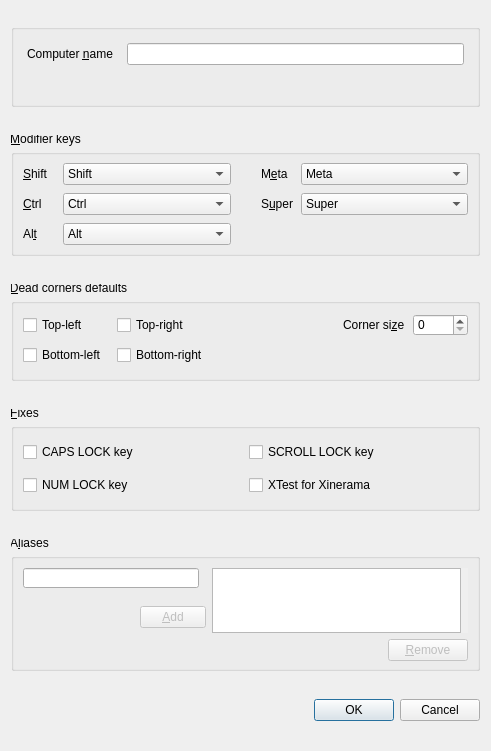
<?xml version="1.0" encoding="UTF-8"?>
<ui version="4.0">
 <class>ScreenSettingsDialogBase</class>
 <widget class="QDialog" name="ScreenSettingsDialogBase">
  <property name="geometry">
   <rect>
    <x>0</x>
    <y>0</y>
    <width>491</width>
    <height>751</height>
   </rect>
  </property>
  <property name="sizePolicy">
   <sizepolicy hsizetype="Preferred" vsizetype="Minimum">
    <horstretch>0</horstretch>
    <verstretch>0</verstretch>
   </sizepolicy>
  </property>
  <property name="minimumSize">
   <size>
    <width>400</width>
    <height>600</height>
   </size>
  </property>
  <property name="windowTitle">
   <string>Computer settings</string>
  </property>
  <layout class="QVBoxLayout">
   <property name="spacing">
    <number>6</number>
   </property>
   <property name="leftMargin">
    <number>11</number>
   </property>
   <property name="topMargin">
    <number>12</number>
   </property>
   <property name="rightMargin">
    <number>11</number>
   </property>
   <property name="bottomMargin">
    <number>6</number>
   </property>
   <item>
    <widget class="QGroupBox" name="groupBox">
     <property name="sizePolicy">
      <sizepolicy hsizetype="Preferred" vsizetype="Fixed">
       <horstretch>0</horstretch>
       <verstretch>0</verstretch>
      </sizepolicy>
     </property>
     <property name="minimumSize">
      <size>
       <width>0</width>
       <height>0</height>
      </size>
     </property>
     <property name="title">
      <string/>
     </property>
     <layout class="QVBoxLayout" name="verticalLayout">
      <property name="leftMargin">
       <number>13</number>
      </property>
      <property name="topMargin">
       <number>13</number>
      </property>
      <property name="rightMargin">
       <number>13</number>
      </property>
      <property name="bottomMargin">
       <number>13</number>
      </property>
      <item>
       <layout class="QHBoxLayout">
        <property name="spacing">
         <number>14</number>
        </property>
        <item>
         <widget class="QLabel" name="label_7">
          <property name="text">
           <string>Computer &amp;name</string>
          </property>
          <property name="buddy">
           <cstring>m_pLineEditName</cstring>
          </property>
         </widget>
        </item>
        <item>
         <widget class="QLineEdit" name="m_pLineEditName">
          <property name="sizePolicy">
           <sizepolicy hsizetype="Expanding" vsizetype="Preferred">
            <horstretch>0</horstretch>
            <verstretch>0</verstretch>
           </sizepolicy>
          </property>
          <property name="maxLength">
           <number>255</number>
          </property>
         </widget>
        </item>
       </layout>
      </item>
      <item>
       <widget class="QLabel" name="m_pLabelNameError">
        <property name="sizePolicy">
         <sizepolicy hsizetype="Preferred" vsizetype="Preferred">
          <horstretch>0</horstretch>
          <verstretch>0</verstretch>
         </sizepolicy>
        </property>
        <property name="minimumSize">
         <size>
          <width>0</width>
          <height>20</height>
         </size>
        </property>
        <property name="styleSheet">
         <string notr="true">color: #EC4C47; 
font-size: 13px; 
font-family: Arial; 
font-weight: bold;</string>
        </property>
        <property name="text">
         <string/>
        </property>
        <property name="alignment">
         <set>Qt::AlignRight|Qt::AlignTrailing|Qt::AlignVCenter</set>
        </property>
       </widget>
      </item>
     </layout>
    </widget>
   </item>
   <item>
    <spacer name="verticalSpacer_4">
     <property name="orientation">
      <enum>Qt::Vertical</enum>
     </property>
     <property name="sizeType">
      <enum>QSizePolicy::Fixed</enum>
     </property>
     <property name="sizeHint" stdset="0">
      <size>
       <width>20</width>
       <height>10</height>
      </size>
     </property>
    </spacer>
   </item>
   <item>
    <widget class="QGroupBox" name="m_pGroupModifiers">
     <property name="sizePolicy">
      <sizepolicy hsizetype="Preferred" vsizetype="Fixed">
       <horstretch>0</horstretch>
       <verstretch>0</verstretch>
      </sizepolicy>
     </property>
     <property name="minimumSize">
      <size>
       <width>0</width>
       <height>0</height>
      </size>
     </property>
     <property name="maximumSize">
      <size>
       <width>16777215</width>
       <height>16777215</height>
      </size>
     </property>
     <property name="font">
      <font>
       <kerning>true</kerning>
      </font>
     </property>
     <property name="styleSheet">
      <string notr="true">QGroupBox::title{
   left: -5px;
   top: -3px;
}</string>
     </property>
     <property name="title">
      <string>&amp;Modifier keys</string>
     </property>
     <property name="checked">
      <bool>false</bool>
     </property>
     <layout class="QGridLayout">
      <property name="topMargin">
       <number>8</number>
      </property>
      <property name="bottomMargin">
       <number>8</number>
      </property>
      <property name="horizontalSpacing">
       <number>0</number>
      </property>
      <property name="verticalSpacing">
       <number>8</number>
      </property>
      <item row="2" column="2">
       <spacer name="horizontalSpacer">
        <property name="orientation">
         <enum>Qt::Horizontal</enum>
        </property>
        <property name="sizeType">
         <enum>QSizePolicy::Fixed</enum>
        </property>
        <property name="sizeHint" stdset="0">
         <size>
          <width>30</width>
          <height>20</height>
         </size>
        </property>
       </spacer>
      </item>
      <item row="3" column="0">
       <widget class="QLabel" name="label_4">
        <property name="text">
         <string>Al&amp;t</string>
        </property>
        <property name="buddy">
         <cstring>m_pComboBoxAlt</cstring>
        </property>
       </widget>
      </item>
      <item row="0" column="4">
       <widget class="QComboBox" name="m_pComboBoxMeta">
        <property name="currentIndex">
         <number>3</number>
        </property>
        <item>
         <property name="text">
          <string>Shift</string>
         </property>
        </item>
        <item>
         <property name="text">
          <string>Ctrl</string>
         </property>
        </item>
        <item>
         <property name="text">
          <string>Alt</string>
         </property>
        </item>
        <item>
         <property name="text">
          <string>Meta</string>
         </property>
        </item>
        <item>
         <property name="text">
          <string>Super</string>
         </property>
        </item>
        <item>
         <property name="text">
          <string>None</string>
         </property>
        </item>
       </widget>
      </item>
      <item row="2" column="3">
       <widget class="QLabel" name="label_6">
        <property name="text">
         <string>S&amp;uper</string>
        </property>
        <property name="buddy">
         <cstring>m_pComboBoxSuper</cstring>
        </property>
       </widget>
      </item>
      <item row="2" column="4">
       <widget class="QComboBox" name="m_pComboBoxSuper">
        <property name="currentIndex">
         <number>4</number>
        </property>
        <item>
         <property name="text">
          <string>Shift</string>
         </property>
        </item>
        <item>
         <property name="text">
          <string>Ctrl</string>
         </property>
        </item>
        <item>
         <property name="text">
          <string>Alt</string>
         </property>
        </item>
        <item>
         <property name="text">
          <string>Meta</string>
         </property>
        </item>
        <item>
         <property name="text">
          <string>Super</string>
         </property>
        </item>
        <item>
         <property name="text">
          <string>None</string>
         </property>
        </item>
       </widget>
      </item>
      <item row="2" column="1">
       <widget class="QComboBox" name="m_pComboBoxCtrl">
        <property name="currentIndex">
         <number>1</number>
        </property>
        <item>
         <property name="text">
          <string>Shift</string>
         </property>
        </item>
        <item>
         <property name="text">
          <string>Ctrl</string>
         </property>
        </item>
        <item>
         <property name="text">
          <string>Alt</string>
         </property>
        </item>
        <item>
         <property name="text">
          <string>Meta</string>
         </property>
        </item>
        <item>
         <property name="text">
          <string>Super</string>
         </property>
        </item>
        <item>
         <property name="text">
          <string>None</string>
         </property>
        </item>
       </widget>
      </item>
      <item row="2" column="0">
       <widget class="QLabel" name="label_3">
        <property name="text">
         <string>&amp;Ctrl</string>
        </property>
        <property name="buddy">
         <cstring>m_pComboBoxCtrl</cstring>
        </property>
       </widget>
      </item>
      <item row="0" column="0">
       <widget class="QLabel" name="label_2">
        <property name="maximumSize">
         <size>
          <width>40</width>
          <height>16777215</height>
         </size>
        </property>
        <property name="text">
         <string>&amp;Shift</string>
        </property>
        <property name="buddy">
         <cstring>m_pComboBoxShift</cstring>
        </property>
       </widget>
      </item>
      <item row="0" column="3">
       <widget class="QLabel" name="label_5">
        <property name="maximumSize">
         <size>
          <width>40</width>
          <height>16777215</height>
         </size>
        </property>
        <property name="text">
         <string>M&amp;eta</string>
        </property>
        <property name="buddy">
         <cstring>m_pComboBoxMeta</cstring>
        </property>
       </widget>
      </item>
      <item row="0" column="1">
       <widget class="QComboBox" name="m_pComboBoxShift">
        <item>
         <property name="text">
          <string>Shift</string>
         </property>
        </item>
        <item>
         <property name="text">
          <string>Ctrl</string>
         </property>
        </item>
        <item>
         <property name="text">
          <string>Alt</string>
         </property>
        </item>
        <item>
         <property name="text">
          <string>Meta</string>
         </property>
        </item>
        <item>
         <property name="text">
          <string>Super</string>
         </property>
        </item>
        <item>
         <property name="text">
          <string>None</string>
         </property>
        </item>
       </widget>
      </item>
      <item row="3" column="1">
       <widget class="QComboBox" name="m_pComboBoxAlt">
        <property name="currentIndex">
         <number>2</number>
        </property>
        <item>
         <property name="text">
          <string>Shift</string>
         </property>
        </item>
        <item>
         <property name="text">
          <string>Ctrl</string>
         </property>
        </item>
        <item>
         <property name="text">
          <string>Alt</string>
         </property>
        </item>
        <item>
         <property name="text">
          <string>Meta</string>
         </property>
        </item>
        <item>
         <property name="text">
          <string>Super</string>
         </property>
        </item>
        <item>
         <property name="text">
          <string>None</string>
         </property>
        </item>
       </widget>
      </item>
     </layout>
    </widget>
   </item>
   <item>
    <spacer name="verticalSpacer_5">
     <property name="orientation">
      <enum>Qt::Vertical</enum>
     </property>
     <property name="sizeType">
      <enum>QSizePolicy::Fixed</enum>
     </property>
     <property name="sizeHint" stdset="0">
      <size>
       <width>20</width>
       <height>10</height>
      </size>
     </property>
    </spacer>
   </item>
   <item>
    <widget class="QGroupBox" name="m_pGroupSwitchCorners">
     <property name="sizePolicy">
      <sizepolicy hsizetype="Preferred" vsizetype="Fixed">
       <horstretch>0</horstretch>
       <verstretch>0</verstretch>
      </sizepolicy>
     </property>
     <property name="minimumSize">
      <size>
       <width>0</width>
       <height>0</height>
      </size>
     </property>
     <property name="font">
      <font>
       <kerning>true</kerning>
      </font>
     </property>
     <property name="styleSheet">
      <string notr="true">QGroupBox::title{
   left: -5px;
   top: -3px;
}</string>
     </property>
     <property name="title">
      <string>&amp;Dead corners defaults</string>
     </property>
     <property name="checked">
      <bool>false</bool>
     </property>
     <layout class="QGridLayout">
      <property name="topMargin">
       <number>10</number>
      </property>
      <property name="bottomMargin">
       <number>13</number>
      </property>
      <property name="horizontalSpacing">
       <number>10</number>
      </property>
      <property name="verticalSpacing">
       <number>9</number>
      </property>
      <item row="1" column="0">
       <widget class="QCheckBox" name="m_pCheckBoxCornerBottomLeft">
        <property name="text">
         <string>Bottom-left</string>
        </property>
       </widget>
      </item>
      <item row="0" column="1">
       <widget class="QCheckBox" name="m_pCheckBoxCornerTopRight">
        <property name="text">
         <string>Top-right</string>
        </property>
       </widget>
      </item>
      <item row="0" column="0">
       <widget class="QCheckBox" name="m_pCheckBoxCornerTopLeft">
        <property name="text">
         <string>Top-left</string>
        </property>
       </widget>
      </item>
      <item row="1" column="1">
       <widget class="QCheckBox" name="m_pCheckBoxCornerBottomRight">
        <property name="text">
         <string>Bottom-right</string>
        </property>
       </widget>
      </item>
      <item row="0" column="3">
       <layout class="QHBoxLayout">
        <item>
         <widget class="QLabel" name="label">
          <property name="sizePolicy">
           <sizepolicy hsizetype="Fixed" vsizetype="Preferred">
            <horstretch>0</horstretch>
            <verstretch>0</verstretch>
           </sizepolicy>
          </property>
          <property name="text">
           <string>Corner si&amp;ze</string>
          </property>
          <property name="buddy">
           <cstring>m_pSpinBoxSwitchCornerSize</cstring>
          </property>
         </widget>
        </item>
        <item>
         <spacer>
          <property name="orientation">
           <enum>Qt::Horizontal</enum>
          </property>
          <property name="sizeType">
           <enum>QSizePolicy::Fixed</enum>
          </property>
          <property name="sizeHint" stdset="0">
           <size>
            <width>8</width>
            <height>20</height>
           </size>
          </property>
         </spacer>
        </item>
        <item>
         <widget class="QSpinBox" name="m_pSpinBoxSwitchCornerSize">
          <property name="sizePolicy">
           <sizepolicy hsizetype="Expanding" vsizetype="Expanding">
            <horstretch>0</horstretch>
            <verstretch>0</verstretch>
           </sizepolicy>
          </property>
          <property name="minimumSize">
           <size>
            <width>55</width>
            <height>0</height>
           </size>
          </property>
         </widget>
        </item>
       </layout>
      </item>
      <item row="1" column="3">
       <spacer name="verticalSpacer_2">
        <property name="orientation">
         <enum>Qt::Vertical</enum>
        </property>
        <property name="sizeHint" stdset="0">
         <size>
          <width>20</width>
          <height>9</height>
         </size>
        </property>
       </spacer>
      </item>
      <item row="0" column="2">
       <spacer name="horizontalSpacer_2">
        <property name="orientation">
         <enum>Qt::Horizontal</enum>
        </property>
        <property name="sizeHint" stdset="0">
         <size>
          <width>40</width>
          <height>20</height>
         </size>
        </property>
       </spacer>
      </item>
     </layout>
    </widget>
   </item>
   <item>
    <spacer name="verticalSpacer_6">
     <property name="orientation">
      <enum>Qt::Vertical</enum>
     </property>
     <property name="sizeType">
      <enum>QSizePolicy::Fixed</enum>
     </property>
     <property name="sizeHint" stdset="0">
      <size>
       <width>20</width>
       <height>10</height>
      </size>
     </property>
    </spacer>
   </item>
   <item>
    <widget class="QGroupBox" name="m_pGroupFixes">
     <property name="sizePolicy">
      <sizepolicy hsizetype="Preferred" vsizetype="Fixed">
       <horstretch>0</horstretch>
       <verstretch>0</verstretch>
      </sizepolicy>
     </property>
     <property name="minimumSize">
      <size>
       <width>0</width>
       <height>0</height>
      </size>
     </property>
     <property name="font">
      <font>
       <kerning>true</kerning>
      </font>
     </property>
     <property name="styleSheet">
      <string notr="true">QGroupBox::title{
   left: -5px;
   top: -3px;
}</string>
     </property>
     <property name="title">
      <string>&amp;Fixes</string>
     </property>
     <property name="checked">
      <bool>false</bool>
     </property>
     <layout class="QGridLayout">
      <property name="topMargin">
       <number>13</number>
      </property>
      <property name="bottomMargin">
       <number>13</number>
      </property>
      <property name="horizontalSpacing">
       <number>6</number>
      </property>
      <property name="verticalSpacing">
       <number>13</number>
      </property>
      <item row="0" column="1">
       <widget class="QCheckBox" name="m_pCheckBoxScrollLock">
        <property name="text">
         <string>SCROLL LOCK key</string>
        </property>
       </widget>
      </item>
      <item row="0" column="0">
       <widget class="QCheckBox" name="m_pCheckBoxCapsLock">
        <property name="text">
         <string>CAPS LOCK key</string>
        </property>
       </widget>
      </item>
      <item row="1" column="1">
       <widget class="QCheckBox" name="m_pCheckBoxXTest">
        <property name="text">
         <string>XTest for Xinerama</string>
        </property>
        <property name="checked">
         <bool>false</bool>
        </property>
       </widget>
      </item>
      <item row="1" column="0">
       <widget class="QCheckBox" name="m_pCheckBoxNumLock">
        <property name="text">
         <string>NUM LOCK key</string>
        </property>
       </widget>
      </item>
     </layout>
    </widget>
   </item>
   <item>
    <spacer name="verticalSpacer_8">
     <property name="orientation">
      <enum>Qt::Vertical</enum>
     </property>
     <property name="sizeType">
      <enum>QSizePolicy::Fixed</enum>
     </property>
     <property name="sizeHint" stdset="0">
      <size>
       <width>20</width>
       <height>10</height>
      </size>
     </property>
    </spacer>
   </item>
   <item>
    <widget class="QGroupBox" name="m_pGroupAliases">
     <property name="enabled">
      <bool>true</bool>
     </property>
     <property name="sizePolicy">
      <sizepolicy hsizetype="Preferred" vsizetype="Fixed">
       <horstretch>0</horstretch>
       <verstretch>0</verstretch>
      </sizepolicy>
     </property>
     <property name="minimumSize">
      <size>
       <width>0</width>
       <height>0</height>
      </size>
     </property>
     <property name="font">
      <font>
       <kerning>false</kerning>
      </font>
     </property>
     <property name="styleSheet">
      <string notr="true">QGroupBox::title{
   left: -5px;
   top: -3px;
}</string>
     </property>
     <property name="title">
      <string>A&amp;liases</string>
     </property>
     <property name="checked">
      <bool>false</bool>
     </property>
     <layout class="QHBoxLayout" name="horizontalLayout_3">
      <property name="bottomMargin">
       <number>0</number>
      </property>
      <item>
       <layout class="QVBoxLayout" name="verticalLayout_2">
        <property name="spacing">
         <number>0</number>
        </property>
        <property name="topMargin">
         <number>0</number>
        </property>
        <item>
         <widget class="QLineEdit" name="m_pLineEditAlias">
          <property name="minimumSize">
           <size>
            <width>168</width>
            <height>20</height>
           </size>
          </property>
          <property name="styleSheet">
           <string notr="true">margin-right: 7px;</string>
          </property>
          <property name="maxLength">
           <number>255</number>
          </property>
         </widget>
        </item>
        <item>
         <widget class="QLabel" name="m_pLabelAliasError">
          <property name="styleSheet">
           <string notr="true">color: #EC4C47; 
font-size: 13px; 
font-family: Arial; 
font-weight: bold;</string>
          </property>
          <property name="text">
           <string/>
          </property>
          <property name="wordWrap">
           <bool>true</bool>
          </property>
         </widget>
        </item>
        <item>
         <spacer name="verticalSpacer_11">
          <property name="orientation">
           <enum>Qt::Vertical</enum>
          </property>
          <property name="sizeType">
           <enum>QSizePolicy::Fixed</enum>
          </property>
          <property name="sizeHint" stdset="0">
           <size>
            <width>20</width>
            <height>3</height>
           </size>
          </property>
         </spacer>
        </item>
        <item>
         <layout class="QHBoxLayout" name="horizontalLayout">
          <property name="spacing">
           <number>0</number>
          </property>
          <property name="topMargin">
           <number>0</number>
          </property>
          <item>
           <spacer name="horizontalSpacer_3">
            <property name="orientation">
             <enum>Qt::Horizontal</enum>
            </property>
            <property name="sizeType">
             <enum>QSizePolicy::Fixed</enum>
            </property>
            <property name="sizeHint" stdset="0">
             <size>
              <width>117</width>
              <height>20</height>
             </size>
            </property>
           </spacer>
          </item>
          <item>
           <widget class="QPushButton" name="m_pButtonAddAlias">
            <property name="enabled">
             <bool>false</bool>
            </property>
            <property name="sizePolicy">
             <sizepolicy hsizetype="Maximum" vsizetype="Fixed">
              <horstretch>0</horstretch>
              <verstretch>0</verstretch>
             </sizepolicy>
            </property>
            <property name="minimumSize">
             <size>
              <width>43</width>
              <height>20</height>
             </size>
            </property>
            <property name="layoutDirection">
             <enum>Qt::LeftToRight</enum>
            </property>
            <property name="styleSheet">
             <string notr="true">QPushButton#m_pButtonAddAlias{
left: 30px;
}</string>
            </property>
            <property name="text">
             <string>&amp;Add</string>
            </property>
           </widget>
          </item>
         </layout>
        </item>
        <item>
         <spacer name="verticalSpacer_3">
          <property name="orientation">
           <enum>Qt::Vertical</enum>
          </property>
          <property name="sizeHint" stdset="0">
           <size>
            <width>20</width>
            <height>40</height>
           </size>
          </property>
         </spacer>
        </item>
       </layout>
      </item>
      <item>
       <layout class="QVBoxLayout" name="verticalLayout_3">
        <property name="spacing">
         <number>3</number>
        </property>
        <property name="topMargin">
         <number>0</number>
        </property>
        <property name="rightMargin">
         <number>0</number>
        </property>
        <item>
         <widget class="QListWidget" name="m_pListAliases">
          <property name="sizePolicy">
           <sizepolicy hsizetype="MinimumExpanding" vsizetype="Preferred">
            <horstretch>0</horstretch>
            <verstretch>0</verstretch>
           </sizepolicy>
          </property>
          <property name="minimumSize">
           <size>
            <width>0</width>
            <height>0</height>
           </size>
          </property>
          <property name="maximumSize">
           <size>
            <width>16777215</width>
            <height>65</height>
           </size>
          </property>
          <property name="styleSheet">
           <string notr="true">margin-right: 7px;</string>
          </property>
          <property name="selectionMode">
           <enum>QAbstractItemView::ExtendedSelection</enum>
          </property>
         </widget>
        </item>
        <item>
         <spacer name="verticalSpacer_10">
          <property name="orientation">
           <enum>Qt::Vertical</enum>
          </property>
          <property name="sizeType">
           <enum>QSizePolicy::Fixed</enum>
          </property>
          <property name="sizeHint" stdset="0">
           <size>
            <width>20</width>
            <height>3</height>
           </size>
          </property>
         </spacer>
        </item>
        <item>
         <layout class="QHBoxLayout" name="horizontalLayout_2">
          <property name="spacing">
           <number>2</number>
          </property>
          <property name="topMargin">
           <number>0</number>
          </property>
          <item>
           <spacer name="horizontalSpacer_5">
            <property name="orientation">
             <enum>Qt::Horizontal</enum>
            </property>
            <property name="sizeHint" stdset="0">
             <size>
              <width>40</width>
              <height>20</height>
             </size>
            </property>
           </spacer>
          </item>
          <item>
           <widget class="QPushButton" name="m_pButtonRemoveAlias">
            <property name="enabled">
             <bool>false</bool>
            </property>
            <property name="text">
             <string>&amp;Remove</string>
            </property>
           </widget>
          </item>
         </layout>
        </item>
        <item>
         <spacer name="verticalSpacer_7">
          <property name="orientation">
           <enum>Qt::Vertical</enum>
          </property>
          <property name="sizeType">
           <enum>QSizePolicy::Preferred</enum>
          </property>
          <property name="sizeHint" stdset="0">
           <size>
            <width>20</width>
            <height>5</height>
           </size>
          </property>
         </spacer>
        </item>
       </layout>
      </item>
     </layout>
    </widget>
   </item>
   <item>
    <spacer name="verticalSpacer_9">
     <property name="orientation">
      <enum>Qt::Vertical</enum>
     </property>
     <property name="sizeType">
      <enum>QSizePolicy::Fixed</enum>
     </property>
     <property name="sizeHint" stdset="0">
      <size>
       <width>20</width>
       <height>10</height>
      </size>
     </property>
    </spacer>
   </item>
   <item>
    <widget class="QDialogButtonBox" name="m_pButtonBox">
     <property name="orientation">
      <enum>Qt::Horizontal</enum>
     </property>
     <property name="standardButtons">
      <set>QDialogButtonBox::Cancel|QDialogButtonBox::Ok</set>
     </property>
    </widget>
   </item>
   <item>
    <spacer name="verticalSpacer">
     <property name="orientation">
      <enum>Qt::Vertical</enum>
     </property>
     <property name="sizeType">
      <enum>QSizePolicy::Preferred</enum>
     </property>
     <property name="sizeHint" stdset="0">
      <size>
       <width>20</width>
       <height>8</height>
      </size>
     </property>
    </spacer>
   </item>
  </layout>
 </widget>
 <resources/>
 <connections>
  <connection>
   <sender>m_pButtonBox</sender>
   <signal>accepted()</signal>
   <receiver>ScreenSettingsDialogBase</receiver>
   <slot>accept()</slot>
   <hints>
    <hint type="sourcelabel">
     <x>222</x>
     <y>502</y>
    </hint>
    <hint type="destinationlabel">
     <x>157</x>
     <y>274</y>
    </hint>
   </hints>
  </connection>
  <connection>
   <sender>m_pButtonBox</sender>
   <signal>rejected()</signal>
   <receiver>ScreenSettingsDialogBase</receiver>
   <slot>reject()</slot>
   <hints>
    <hint type="sourcelabel">
     <x>290</x>
     <y>508</y>
    </hint>
    <hint type="destinationlabel">
     <x>286</x>
     <y>274</y>
    </hint>
   </hints>
  </connection>
 </connections>
</ui>
